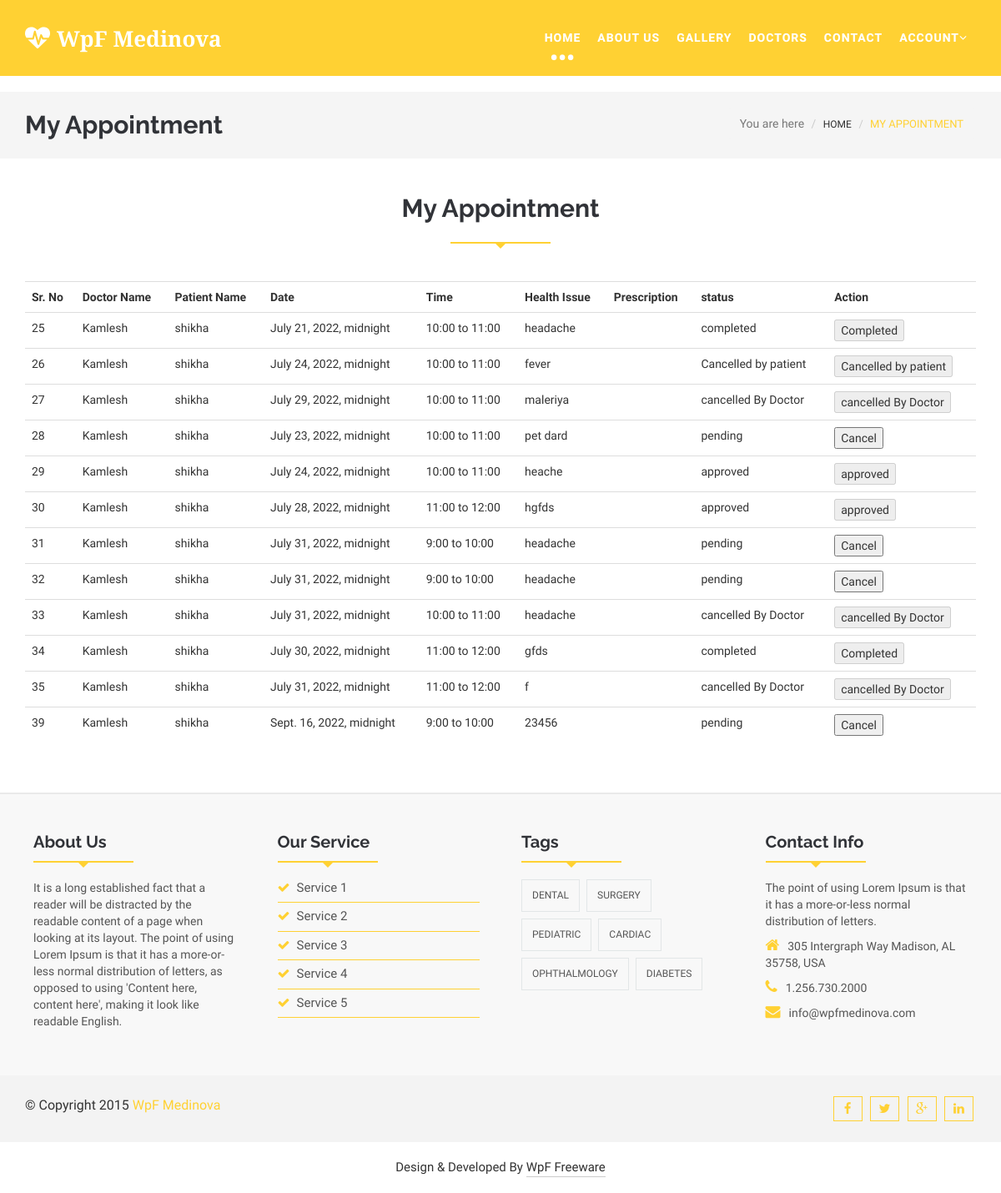
Screenshot of /myappointment/ (signed in) with the database file from the repository.
### myapp/models.py (models this page shows, shortened)
class Appointment(models.Model):
	doctor=models.ForeignKey(Doctor_Profile,on_delete=models.CASCADE)
	patient=models.ForeignKey(User,on_delete=models.CASCADE,related_name="patient")
	time=models.CharField(max_length=100)
	date=models.DateTimeField(max_length=100)
	health_issu=models.TextField()
	status=models.CharField(max_length=100,default="pending")
	precription=models.TextField(default="")
	payment_status=models.CharField(max_length=100,default="pending")

class Doctor_Profile(models.Model):
	doctor=models.ForeignKey(User,on_delete=models.CASCADE)
	doctor_degree=models.CharField(max_length=100)
	doctor_specialitiy=models.CharField(max_length=100)
	doctor_start_time=models.CharField(max_length=100)
	doctor_end_time=models.CharField(max_length=100)
	doctor_fees=models.PositiveIntegerField()
	doctor_picture=models.ImageField(upload_to="doctor_picture/")

class User(models.Model):
	name=models.CharField(max_length=100)
	email=models.CharField(max_length=100)
	password=models.CharField(max_length=100)
	usertype=models.CharField(max_length=100, default="patient")
	profil_pic=models.ImageField(upload_to="profile_pic/",default="")

### myapp/views.py (the view)
# urls.py: path('myappointment/',views.myappointment,name='myappointment'),
def myappointment(request):
	patient=User.objects.get(email=request.session['email'])
	appointments=Appointment.objects.filter(patient=patient)
	appointments1=Appointment.objects.filter(patient=patient,status="pending")
	request.session['appointment_count']=len(appointments1)
	return render(request,'myappointment.html',{'appointments':appointments})

### myapp/templates/myappointment.html (shortened to what this page needs)
{% extends 'header.html' %}
{% load static %}
{% block content %}
<!DOCTYPE html>
<html lang="en">
  <head>
  </head>
  <body>
    <section id="blogArchive">
      <div class="row">
        <div class="col-lg-12 col-md-12">
          <div class="blog-breadcrumbs-area">
            <div class="container">
              <div class="blog-breadcrumbs-left">
                <h2>My Appointment</h2>
              </div>
              <div class="blog-breadcrumbs-right">
                <ol class="breadcrumb">
                  <li>You are here</li>
                  <li><a href="#">Home</a></li>
                  <li class="active">My Appointment</li>
                </ol>
              </div>
            </div>
          </div>
        </div>
      </div>
    </section>
    <section id="contact">
      <div class="container">
        <div class="row">
          <div class="col-lg-12 col-md-12 col-sm-12">
            <div class="contact-form">
              <div class="section-heading">
                <h2>My Appointment</h2>
                <div class="line"></div>
              </div>
              <table class="table table-sm">
                <tr>
                  <th>Sr. No</th>
                  <th>Doctor Name</th>
                  <th>Patient Name</th>
                  <th>Date</th>
                  <th>Time</th>
                  <th>Health Issue</th>
                  <th>Prescription</th>
                  <th>status</th>
                  <th>Action</th>
                </tr>
                {% for i in appointments %}
                <tr>
                  <td>{{i.id}}</td>
                  <td>{{i.doctor.doctor.name}}</td>
                  <td>{{i.patient.name}}</td>
                  <td>{{i.date}}</td>
                  <td>{{i.time}}</td>
                  <td>{{i.health_issu}}</td>
                  <td>{{i.prescription}}</td>
                  <td>{{i.status}}</td>
                  <td>
                  <form method="get" action="{% url 'patient_cancel_appointment' pk=i.pk %}">
                    {% if i.status == "pending" %}
                      <input type="submit" name="action" value="Cancel">
                    {% elif i.status == "completed" %}
                      <input type="submit" name="action" value="Completed" disabled>
                    {% else %}
                      <input type="submit" name="action" value="{{i.status}}" disabled>
                    {% endif %}
                  </form>
                  </td>
                </tr>
                {% endfor %}
              </table>
            </div>
          </div>
        </div>
      </div>
    </section>
  </body>
</html>
{% endblock %}

### myapp/static/css/themes/default-theme.css (style rules this page uses)
.scrollToTop:hover, .scrollToTop:focus,.readmore_area a::before,.sl-slider h2> strong,.sl-slider p> strong, .single-top-feature .readmore_area a span,.service-icon-effect,.service-icon .service-icon-effect:hover,.single-service>h3 a:hover,.single-service>h3 a:focus, .whyChoose-right .media-heading,.whyChoose-right .media:hover .media-icon,.doctors-nav figcaption h2, .testimonial-cotent > p span,.testimonial-nav .slick-dots li.slick-active button::before,.blog-comments-box li > h2,.blog-comments-box li span, .blog-author > ul > li a:hover,.footer-service li > a:hover,.footer-service li > a span,.contact-info > p span,.footer-copyright>p>a, .blog-breadcrumbs-right .breadcrumb > li a:hover,.blog-breadcrumbs-right .breadcrumb > .active,.blog-details blockquote::before,.blog-details blockquote::after, .sidebar-widget p>a,.sidebar-widget>ul li>a:hover,.postnav-left:hover .navg-title,.postnav-right:hover .navg-title,.author-name:hover, .similar-post .media-body a:hover,.similar-post > h2,.nav-tabs > li.active > a, .nav-tabs > li.active > a:focus, .nav-tabs > li.active > a:hover, .button--itzel .button__icon,.button--itzel > span,#myModal .modal-title, .form-submit input:hover,.error-page-area h1,.error-page-area h3 { color: #ffd133; }
.line { border-bottom: 2px solid #ffd133; background: none repeat scroll 0 0 transparent; height: 1px; margin: 0 auto 45px; padding: 5px; position: relative; width: 120px; }
.line::after, .line::before { border: medium solid transparent; content: " "; height: 0; left: 50%; pointer-events: none; position: absolute; top: 100%; width: 0; }
.line::before { border-width: 9px; margin-left: -6px; }
.line::after { border-top-color: #ffd133; border-width: 8px; margin-left: -8px; }

### myapp/static/style.css (style rules this page uses)
body,html { overflow-x:hidden; }
body { font-family: 'Habibi', serif; overflow-x: hidden !important; }
a { text-decoration: none; color: #2f2f2f; }
h1, h2, h3, h4, h5, h6 { font-family: 'Raleway', sans-serif; }
h2 { color: #313338; font-size: 30px; font-weight: 700; line-height: 40px; margin: 0; padding-bottom: 10px; }
.section-heading { float: left; display: inline; width: 100%; text-align: center; }
#blogArchive { display: inline; float: left; margin-top: 90px; width: 100%; }
.blog-breadcrumbs-area { background-color: #f5f5f5; display: inline; float: left; padding: 20px 0; width: 100%; }
.blog-breadcrumbs-left { float: left; display: inline; }
.blog-breadcrumbs-left>h2 { padding-bottom: 0px; }
.blog-breadcrumbs-right { float: right; display: inline; }
.blog-breadcrumbs-right .breadcrumb { margin-bottom: 0px; }
.blog-breadcrumbs-right .breadcrumb > li { color: #777; }
.blog-breadcrumbs-right .breadcrumb > li a { text-transform: uppercase; font-size: 12px; }
.blog-breadcrumbs-right .breadcrumb > .active { text-transform: uppercase; font-size: 13px; }
#contact { float: left; display: inline; padding: 40px 0px; width: 100%; }
.contact-form { float: left; display: inline; width: 100%; }

### rows the page displays
Appointment: id "25", doctor.doctor.name "Kamlesh", patient.name "shikha", date "July 21, 2022, midnight", time "10:00 to 11:00", health_issu "headache", status "completed"
Appointment: id "26", doctor.doctor.name "Kamlesh", patient.name "shikha", date "July 24, 2022, midnight", time "10:00 to 11:00", health_issu "fever", status "Cancelled by patient", action "Cancelled by patient"
Appointment: id "27", doctor.doctor.name "Kamlesh", patient.name "shikha", date "July 29, 2022, midnight", time "10:00 to 11:00", health_issu "maleriya", status "cancelled By Doctor", action "cancelled By Doctor"
Appointment: id "28", doctor.doctor.name "Kamlesh", patient.name "shikha", date "July 23, 2022, midnight", time "10:00 to 11:00", health_issu "pet dard", status "pending"
Appointment: id "29", doctor.doctor.name "Kamlesh", patient.name "shikha", date "July 24, 2022, midnight", time "10:00 to 11:00", health_issu "heache", status "approved", action "approved"
Appointment: id "30", doctor.doctor.name "Kamlesh", patient.name "shikha", date "July 28, 2022, midnight", time "11:00 to 12:00", health_issu "hgfds", status "approved", action "approved"
Appointment: id "31", doctor.doctor.name "Kamlesh", patient.name "shikha", date "July 31, 2022, midnight", time "9:00 to 10:00", health_issu "headache", status "pending"
Appointment: id "32", doctor.doctor.name "Kamlesh", patient.name "shikha", date "July 31, 2022, midnight", time "9:00 to 10:00", health_issu "headache", status "pending"
Appointment: id "33", doctor.doctor.name "Kamlesh", patient.name "shikha", date "July 31, 2022, midnight", time "10:00 to 11:00", health_issu "headache", status "cancelled By Doctor", action "cancelled By Doctor"
Appointment: id "34", doctor.doctor.name "Kamlesh", patient.name "shikha", date "July 30, 2022, midnight", time "11:00 to 12:00", health_issu "gfds", status "completed"
Appointment: id "35", doctor.doctor.name "Kamlesh", patient.name "shikha", date "July 31, 2022, midnight", time "11:00 to 12:00", health_issu "f", status "cancelled By Doctor", action "cancelled By Doctor"
Appointment: id "39", doctor.doctor.name "Kamlesh", patient.name "shikha", date "Sept. 16, 2022, midnight", time "9:00 to 10:00", health_issu "23456", status "pending"
